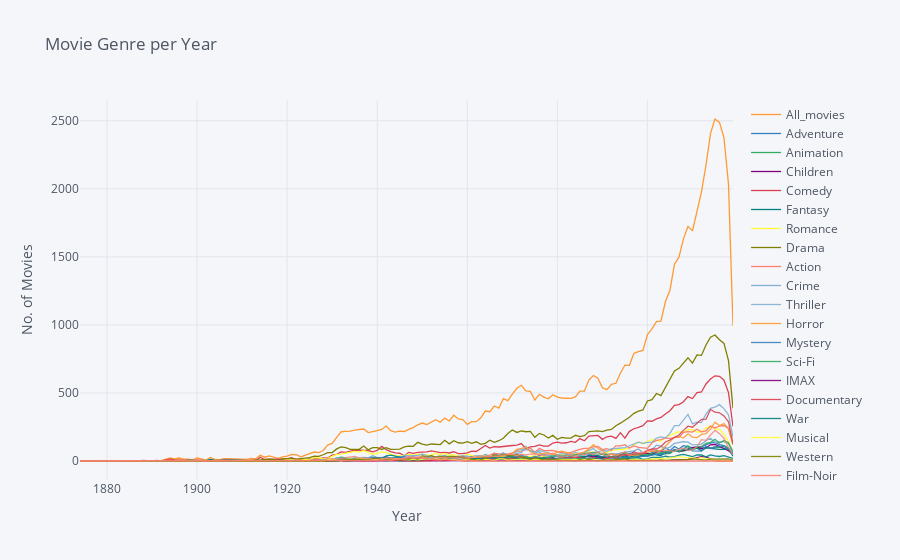

Notebook cell for this chart:
### Code cell
movies_genre_year.iplot(title='Movie Genre per Year',xTitle='Year',yTitle='No. of Movies')

### Figure 1 — Plotly figure (JSON) as saved in the notebook; plotly's stock layout.template omitted (floating-point values rounded to 4 significant figures; data arrays with more than 128 entries replaced by an {"elided": "..."} marker saying what was removed)
{"data": [{"line": {"color": "rgba(255, 153, 51, 1.0)", "dash": "solid", "shape": "linear", "width": 1.3}, "mode": "lines", "name": "All_movies", "text": "", "type": "scatter", "x": {"elided": "135 int values"}, "y": {"elided": "135 int values"}}, {"line": {"color": "rgba(55, 128, 191, 1.0)", "dash": "solid", "shape": "linear", "width": 1.3}, "mode": "lines", "name": "Adventure", "text": "", "type": "scatter", "x": {"elided": "135 int values"}, "y": {"elided": "135 int values"}}, {"line": {"color": "rgba(50, 171, 96, 1.0)", "dash": "solid", "shape": "linear", "width": 1.3}, "mode": "lines", "name": "Animation", "text": "", "type": "scatter", "x": {"elided": "135 int values"}, "y": {"elided": "135 int values"}}, {"line": {"color": "rgba(128, 0, 128, 1.0)", "dash": "solid", "shape": "linear", "width": 1.3}, "mode": "lines", "name": "Children", "text": "", "type": "scatter", "x": {"elided": "135 int values"}, "y": {"elided": "135 int values"}}, {"line": {"color": "rgba(219, 64, 82, 1.0)", "dash": "solid", "shape": "linear", "width": 1.3}, "mode": "lines", "name": "Comedy", "text": "", "type": "scatter", "x": {"elided": "135 int values"}, "y": {"elided": "135 int values"}}, {"line": {"color": "rgba(0, 128, 128, 1.0)", "dash": "solid", "shape": "linear", "width": 1.3}, "mode": "lines", "name": "Fantasy", "text": "", "type": "scatter", "x": {"elided": "135 int values"}, "y": {"elided": "135 int values"}}, {"line": {"color": "rgba(255, 255, 51, 1.0)", "dash": "solid", "shape": "linear", "width": 1.3}, "mode": "lines", "name": "Romance", "text": "", "type": "scatter", "x": {"elided": "135 int values"}, "y": {"elided": "135 int values"}}, {"line": {"color": "rgba(128, 128, 0, 1.0)", "dash": "solid", "shape": "linear", "width": 1.3}, "mode": "lines", "name": "Drama", "text": "", "type": "scatter", "x": {"elided": "135 int values"}, "y": {"elided": "135 int values"}}, {"line": {"color": "rgba(251, 128, 114, 1.0)", "dash": "solid", "shape": "linear", "width": 1.3}, "mode": "lines", "name": "Action", "text": "", "type": "scatter", "x": {"elided": "135 int values"}, "y": {"elided": "135 int values"}}, {"line": {"color": "rgba(128, 177, 211, 1.0)", "dash": "solid", "shape": "linear", "width": 1.3}, "mode": "lines", "name": "Crime", "text": "", "type": "scatter", "x": {"elided": "135 int values"}, "y": {"elided": "135 int values"}}, {"line": {"color": "rgba(128, 177, 211, 0.8999999999999999)", "dash": "solid", "shape": "linear", "width": 1.3}, "mode": "lines", "name": "Thriller", "text": "", "type": "scatter", "x": {"elided": "135 int values"}, "y": {"elided": "135 int values"}}, {"line": {"color": "rgba(255, 153, 51, 0.8999999999999999)", "dash": "solid", "shape": "linear", "width": 1.3}, "mode": "lines", "name": "Horror", "text": "", "type": "scatter", "x": {"elided": "135 int values"}, "y": {"elided": "135 int values"}}, {"line": {"color": "rgba(55, 128, 191, 0.8999999999999999)", "dash": "solid", "shape": "linear", "width": 1.3}, "mode": "lines", "name": "Mystery", "text": "", "type": "scatter", "x": {"elided": "135 int values"}, "y": {"elided": "135 int values"}}, {"line": {"color": "rgba(50, 171, 96, 0.8999999999999999)", "dash": "solid", "shape": "linear", "width": 1.3}, "mode": "lines", "name": "Sci-Fi", "text": "", "type": "scatter", "x": {"elided": "135 int values"}, "y": {"elided": "135 int values"}}, {"line": {"color": "rgba(128, 0, 128, 0.8999999999999999)", "dash": "solid", "shape": "linear", "width": 1.3}, "mode": "lines", "name": "IMAX", "text": "", "type": "scatter", "x": {"elided": "135 int values"}, "y": {"elided": "135 int values"}}, {"line": {"color": "rgba(219, 64, 82, 0.8999999999999999)", "dash": "solid", "shape": "linear", "width": 1.3}, "mode": "lines", "name": "Documentary", "text": "", "type": "scatter", "x": {"elided": "135 int values"}, "y": {"elided": "135 int values"}}, {"line": {"color": "rgba(0, 128, 128, 0.8999999999999999)", "dash": "solid", "shape": "linear", "width": 1.3}, "mode": "lines", "name": "War", "text": "", "type": "scatter", "x": {"elided": "135 int values"}, "y": {"elided": "135 int values"}}, {"line": {"color": "rgba(255, 255, 51, 0.8999999999999999)", "dash": "solid", "shape": "linear", "width": 1.3}, "mode": "lines", "name": "Musical", "text": "", "type": "scatter", "x": {"elided": "135 int values"}, "y": {"elided": "135 int values"}}, {"line": {"color": "rgba(128, 128, 0, 0.8999999999999999)", "dash": "solid", "shape": "linear", "width": 1.3}, "mode": "lines", "name": "Western", "text": "", "type": "scatter", "x": {"elided": "135 int values"}, "y": {"elided": "135 int values"}}, {"line": {"color": "rgba(251, 128, 114, 0.8999999999999999)", "dash": "solid", "shape": "linear", "width": 1.3}, "mode": "lines", "name": "Film-Noir", "text": "", "type": "scatter", "x": {"elided": "135 int values"}, "y": {"elided": "135 int values"}}, {"line": {"color": "rgba(251, 128, 114, 0.7999999999999998)", "dash": "solid", "shape": "linear", "width": 1.3}, "mode": "lines", "name": "(no genres listed)", "text": "", "type": "scatter", "x": {"elided": "135 int values"}, "y": {"elided": "135 int values"}}], "layout": {"legend": {"bgcolor": "#F5F6F9", "font": {"color": "#4D5663"}}, "paper_bgcolor": "#F5F6F9", "plot_bgcolor": "#F5F6F9", "title": {"font": {"color": "#4D5663"}, "text": "Movie Genre per Year"}, "xaxis": {"gridcolor": "#E1E5ED", "showgrid": true, "tickfont": {"color": "#4D5663"}, "title": {"font": {"color": "#4D5663"}, "text": "Year"}, "zerolinecolor": "#E1E5ED"}, "yaxis": {"gridcolor": "#E1E5ED", "showgrid": true, "tickfont": {"color": "#4D5663"}, "title": {"font": {"color": "#4D5663"}, "text": "No. of Movies"}, "zerolinecolor": "#E1E5ED"}}}
